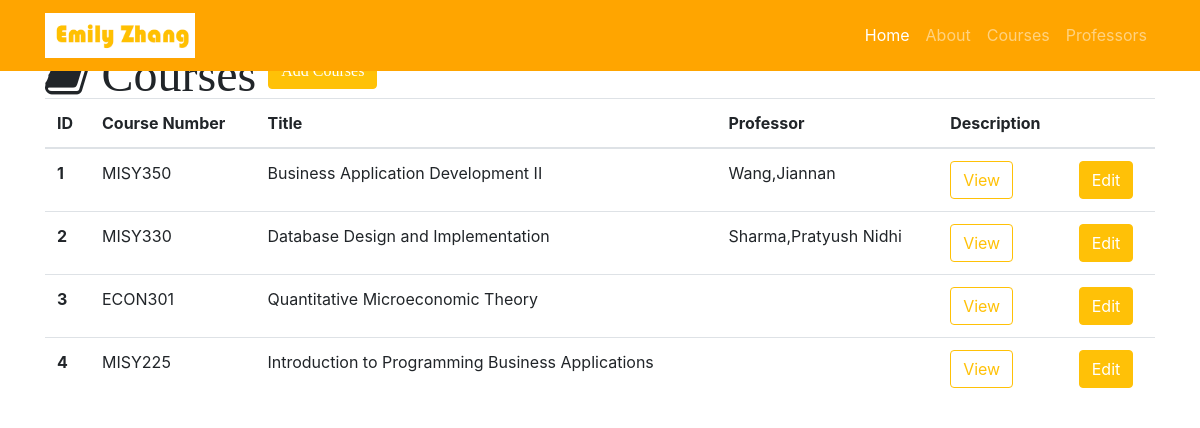
The app's page /courses, older data.
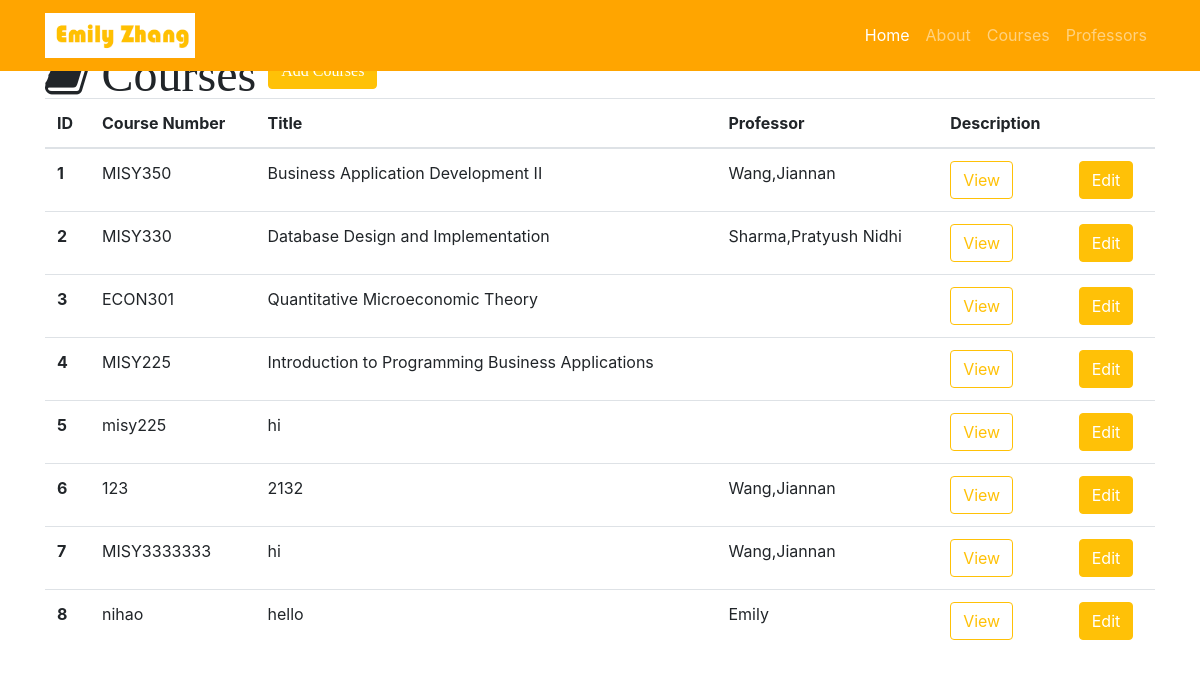
The same page, newer data.
### resume.py (models this page shows)
class Course(db.Model):
    __tablename__ = 'courses'
    id = db.Column(db.Integer, primary_key=True)
    course_number = db.Column(db.String(60))
    title = db.Column(db.String(256))
    description = db.Column(db.Text)
    professor_id = db.Column(db.Integer, db.ForeignKey('professors.id'))

class Professor(db.Model):
    __tablename__ = 'professors'
    id = db.Column(db.Integer, primary_key=True)
    name = db.Column(db.String(64))
    department = db.Column(db.String(64))
    courses = db.relationship('Course', backref='professor')

### resume.py (the view)
@app.route('/courses')
def courses():
    courses = Course.query.all()
    return render_template('courses.html', courses=courses)

### templates/courses.html (shortened to what this page needs)
{% extends "resume-base.html" %}
{% block head %}
{{ super () }}
{% endblock %}
{% block page_content %}
<div class="container">
  <i class="fa fa-book fa-3x" aria-hidden="true"> Courses
    <a id="add" href="/course/add" class="btn btn-warning" role="button" aria-disabled="true">Add Courses</a>
  </i>
  {% if courses %}
  <table class="table">
    <thead>
      <tr>
        <th>ID</th>
        <th>Course Number</th>
        <th>Title</th>
        <th>Professor</th>
        <th>Description</th>
        <th></th>
      </tr>
    </thead>
    <tbody>
      {% for course in courses %}
      <tr>
              <th scope="row">{{ course.id }}</th>
              <td>{{ course.course_number }}</td>
              <td>{{ course.title }}</td>
              <td>{{ course.professor.name }}</td>
  <td>
      <button type="button" class="btn btn-outline-warning" data-toggle="modal" data-target="#{{course.id}}">View</button>
      </td>
      <td>
        <a id="edit" href="/course/edit/{{course.id}}" class="btn btn-warning" role="button" aria-disabled="true">Edit</a>
      </td>
      {% endfor%}
       </tr>
    </tbody>
  </table>
  {% else %}
  <h3>There are no courses in the database yet.</h3>
  {% endif %}
</div>
{% endblock %}

### templates/resume-base.html (shortened to what this page needs)
<!DOCTYPE html>
<html lang="en">
<head>
  {% block head %}
  <link rel="stylesheet" href="https://maxcdn.bootstrapcdn.com/bootstrap/4.0.0-beta.2/css/bootstrap.min.css">
  <link rel="stylesheet" href="https://maxcdn.bootstrapcdn.com/font-awesome/4.7.0/css/font-awesome.min.css">
  <link rel="stylesheet" type="text/css" href="{{ url_for('static', filename='css/resume.css') }}">
  {% endblock %}
</head>
<body>
  <nav class="navbar navbar-expand-lg navbar-dark fixed-top" style="background-color:orange;">
    <div class="container">
      <a class="navbar-brand" href="/">
         <img src="{{ url_for('static', filename='img/mylogo.png') }}"
          alt="name" width="150">
       </a>
      <div class="collapse navbar-collapse" id="navbarResponsive">
        <ul class="navbar-nav ml-auto">
          <li class="nav-item active">
            <a class="nav-link" href="/">Home
              </a>
          </li>
          <li class="nav-item">
            <a class="nav-link" href="/about">About</a>
          </li>
          <li class="nav-item">
            <a class="nav-link" href="/courses">Courses</a>
          </li>
          <li class="nav-item">
            <a class="nav-link" href="/professors">Professors</a>
          </li>
        </ul>
      </div>
    </div>
  </nav>
  {% block page_content %}
  {% endblock %}
</body>
</html>

### templates/courses.html (style rules this page uses)
#add { color:white; }
#edit { color:white; }

Row changes from the older to the newer data that the page shows:
added Course: id "5", course_number "misy225", title "hi"
added Course: id "6", course_number "123", title "2132", professor.name "Wang,Jiannan"
added Course: id "7", course_number "MISY3333333", title "hi", professor.name "Wang,Jiannan"
added Course: id "8", course_number "nihao", title "hello", professor.name "Emily"
